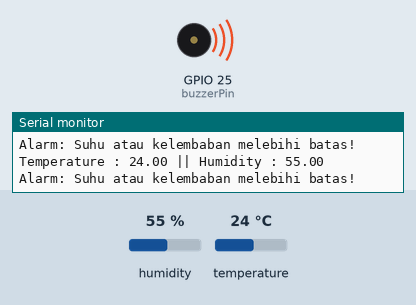
Bench run of a sketch on a simulated ESP32. Shown: buzzer (waves = sounding, pin HIGH), the last lines printed to the serial monitor. The inputs (shaded band) are chosen by the test bench; at power-on: humidity 55 %, temperature 24 °C.

Above: at 3.3 s.
3.4 s: humidity set to 51 %
At 5.7 s:
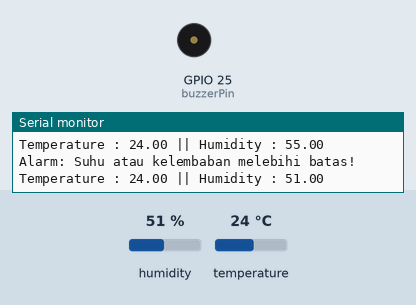
6.7 s: humidity set to 68 %
At 8.5 s:
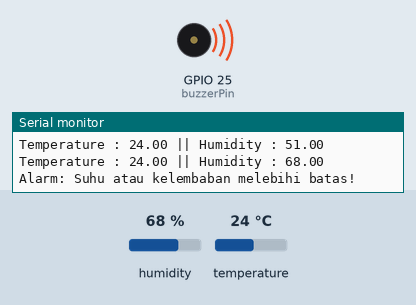
10.0 s: humidity set to 22 %
At 11.3 s:
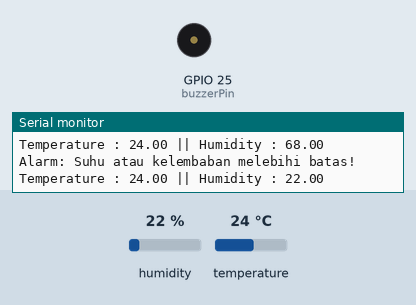
Timing chart, 0 to 13.0 s (numbered marks = the images above; inputs shaded):
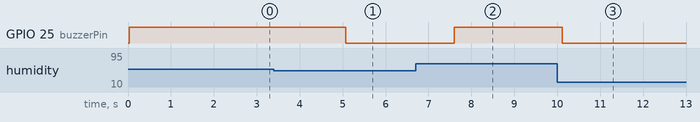

The sketch:

dht_buzzer.ino
```cpp
#include <DHT.h>

const int dhtPin = 26;
const int dhtType = DHT11;

const int buzzerPin = 25;

const float tempThreshold = 30.0;
const float humidityThreshold = 52.0;
const bool useFahrenheit = false;

float humidity;
float temp;

DHT dht(dhtPin, dhtType);

void setup() {
  Serial.begin(115200);
  pinMode(buzzerPin, OUTPUT);
  dht.begin();
}

void loop() {
  humidity = dht.readHumidity();
  temp = dht.readTemperature(useFahrenheit);

  if (isnan(humidity) || isnan(temp)) {
    Serial.println("Gagal membaca data dari sensor!");
    return;
  }

  Serial.print("Temperature : ");
  Serial.print(temp);
  Serial.print(" || Humidity : ");
  Serial.println(humidity);

  if (temp > tempThreshold || humidity > humidityThreshold) {
    digitalWrite(buzzerPin, HIGH);
    Serial.println("Alarm: Suhu atau kelembaban melebihi batas!");
  } else {
    digitalWrite(buzzerPin, LOW);
  }

  delay(2500);
}
```

Measured:
- the behaviour switches between 53 and 52 % on humidity (found by bisection; images 0 and 1)
- after the input at 3.4 s, GPIO 25 (buzzerPin): HIGH → LOW after 1.7 s
- after the input at 6.7 s, GPIO 25 (buzzerPin): LOW → HIGH after 0.90 s
- after the input at 10.0 s, GPIO 25 (buzzerPin): HIGH → LOW after 0.12 s
